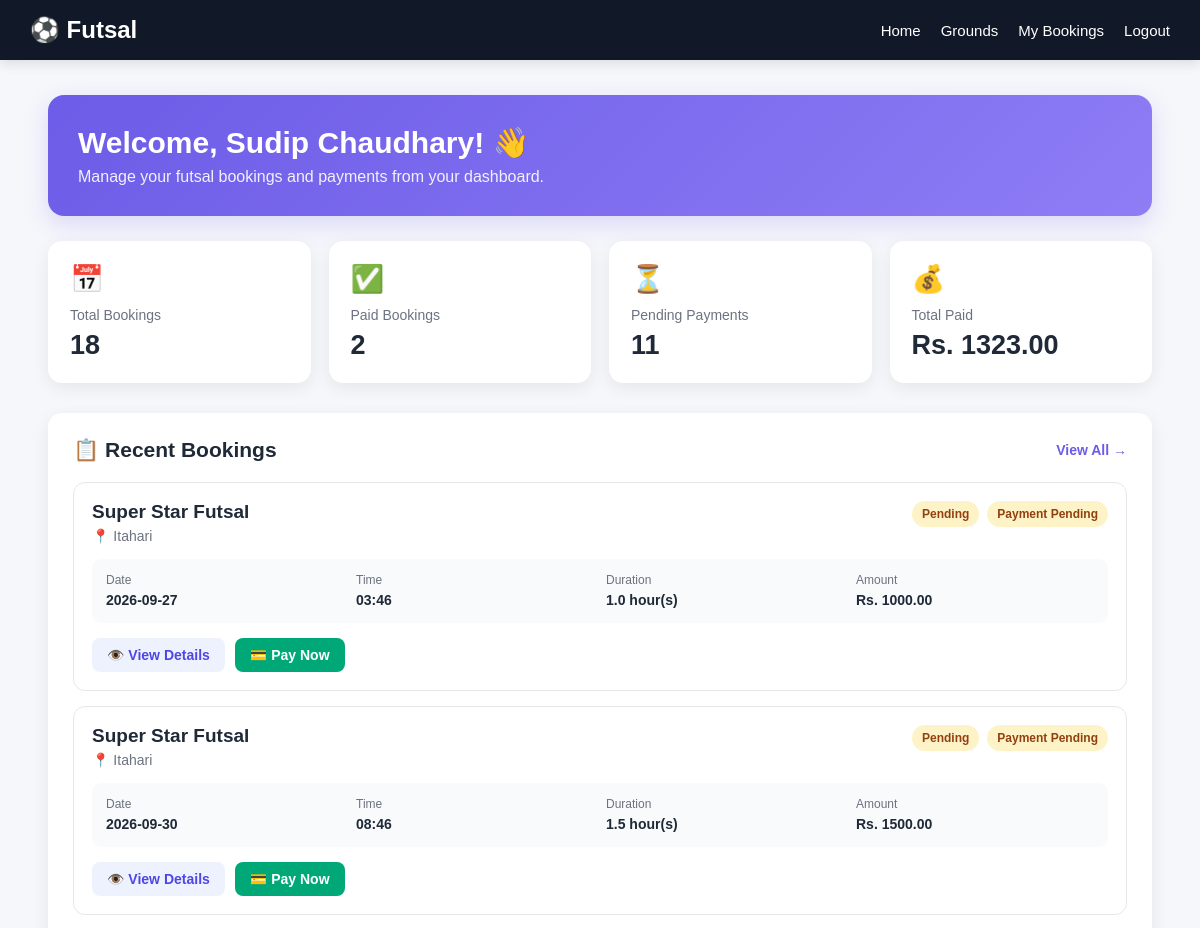
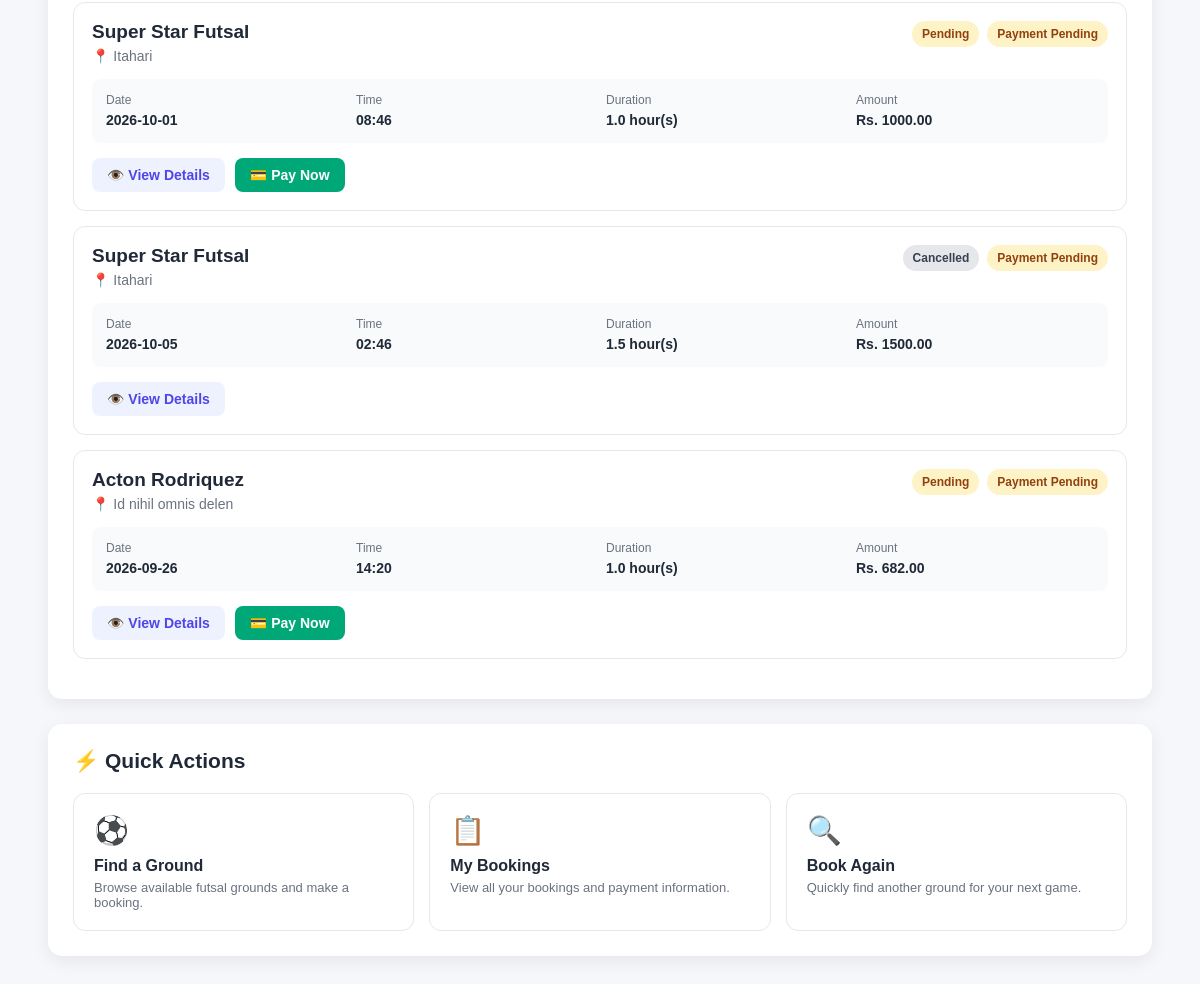
The page /dashboard (signed in) on the database as committed earlier (2 pictures, top to bottom).
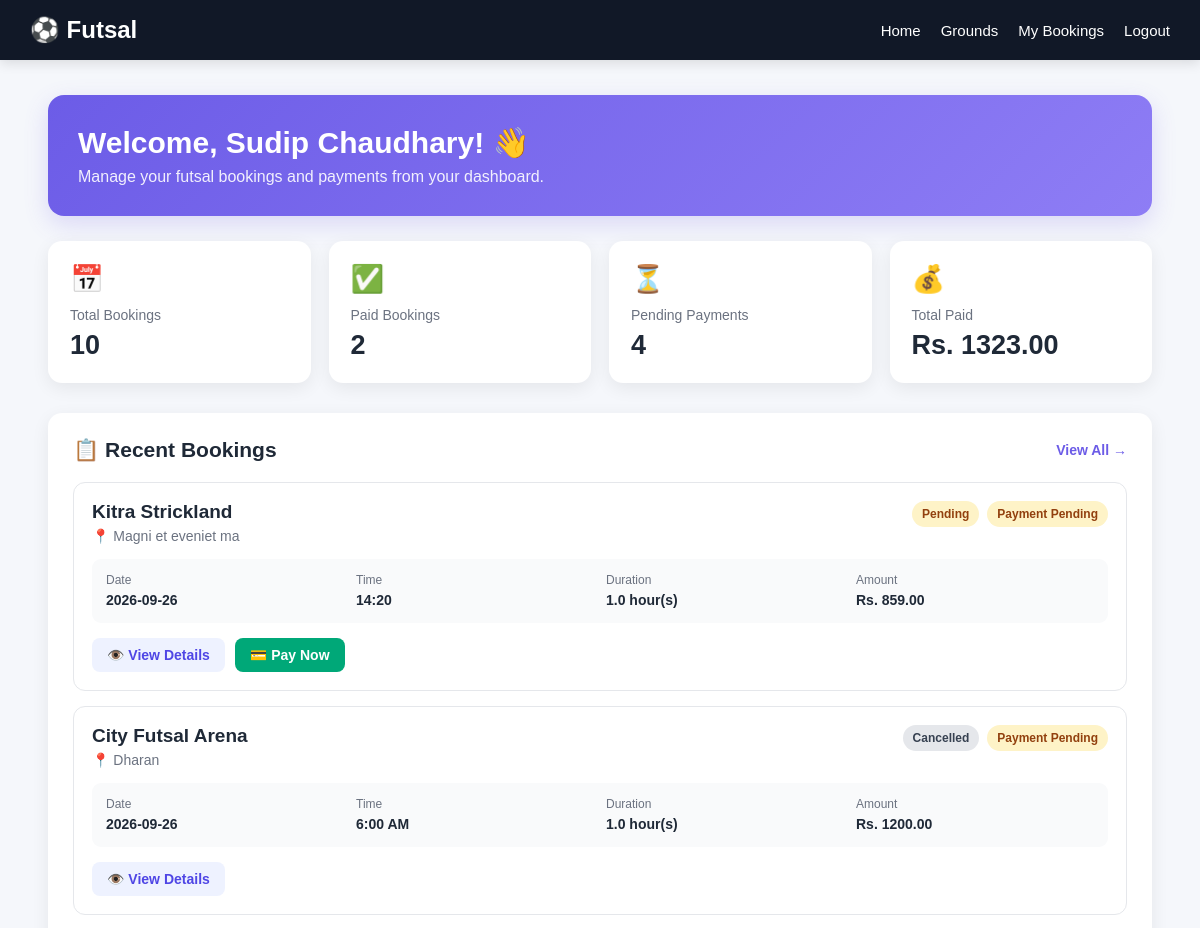
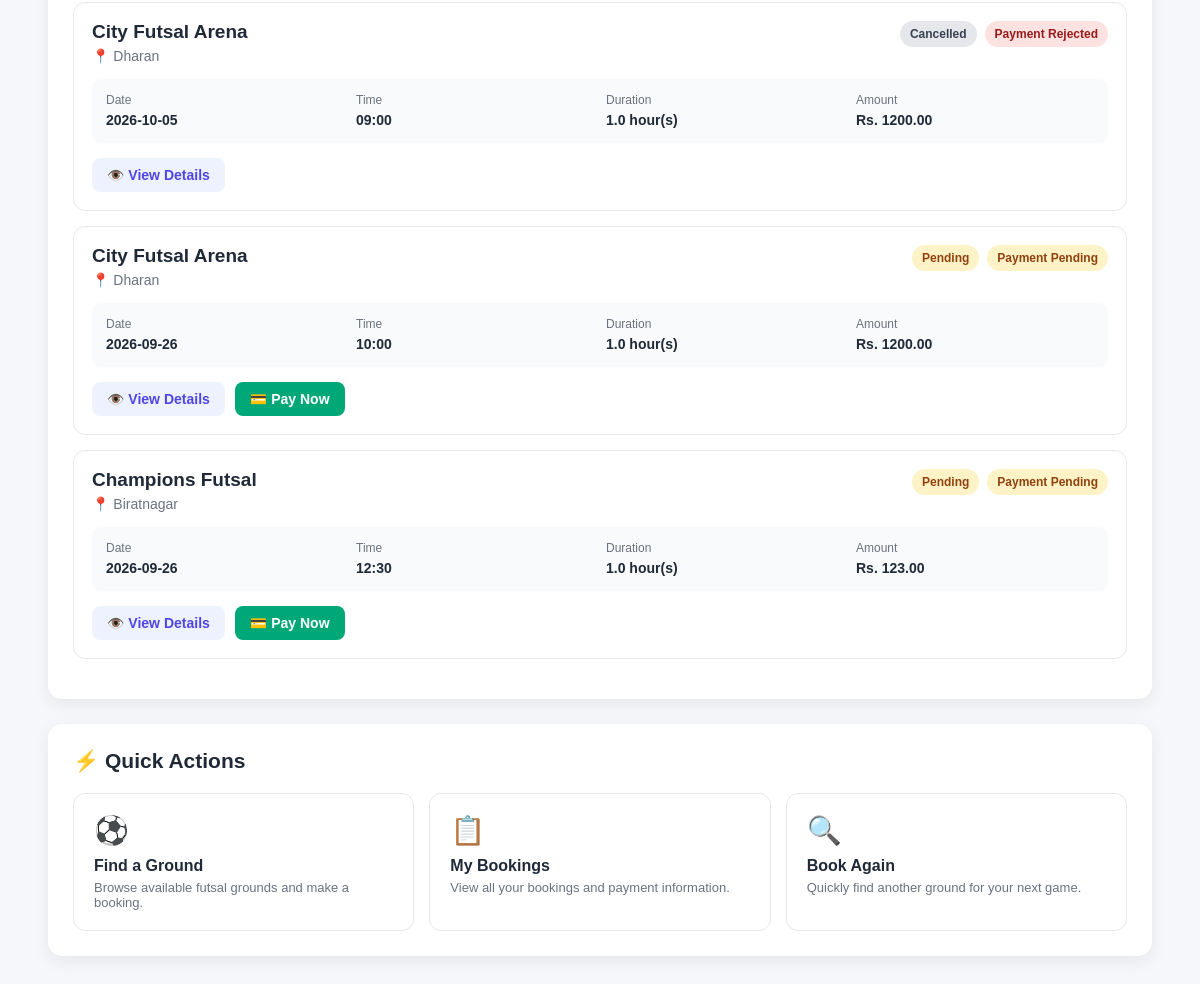
The same page on the database as committed later (2 pictures, top to bottom).
### tables this page shows
CREATE TABLE bookings (
            id INTEGER PRIMARY KEY AUTOINCREMENT,
            user_id INTEGER NOT NULL,
            ground_id INTEGER NOT NULL,
            booking_date TEXT NOT NULL,
            booking_time TEXT NOT NULL,
            created_at TIMESTAMP DEFAULT CURRENT_TIMESTAMP, status TEXT
            DEFAULT 'confirmed', duration REAL
            DEFAULT 1, payment_status TEXT

            DEFAULT 'pending', payment_method TEXT

            DEFAULT 'cash', payment_reference TEXT, paid_at TIMESTAMP, transaction_uuid
            TEXT, esewa_transaction_code
            TEXT, esewa_product_code
            TEXT, esewa_amount
            REAL, esewa_verified_at
            TIMESTAMP,

            FOREIGN KEY (user_id) REFERENCES users(id),
            FOREIGN KEY (ground_id) REFERENCES grounds(id),

            UNIQUE(ground_id, booking_date, booking_time)
        );

CREATE TABLE grounds (
            id INTEGER PRIMARY KEY AUTOINCREMENT,
            name TEXT NOT NULL,
            location TEXT NOT NULL,
            price INTEGER NOT NULL,
            contact TEXT,
            opening_time TEXT,
            closing_time TEXT,
            description TEXT,
            image TEXT
        );

### app.py (the view)
@app.route("/dashboard")
@login_required
def dashboard():
    conn = get_db()
    user_id = session["user_id"]
    user = conn.execute(
        """
        SELECT *
        FROM users
        WHERE id = ?
        """,
        (user_id,)
    ).fetchone()
    total_bookings = conn.execute(
        """
        SELECT COUNT(*) AS count
        FROM bookings
        WHERE user_id = ?
        """,
        (user_id,)
    ).fetchone()["count"]
    paid_bookings = conn.execute(
        """
        SELECT COUNT(*) AS count
        FROM bookings
        WHERE user_id = ?
        AND payment_status = 'paid'
        """,
        (user_id,)
    ).fetchone()["count"]
    pending_payments = conn.execute(
        """
        SELECT COUNT(*) AS count
        FROM bookings
        WHERE user_id = ?
        AND payment_status = 'pending'
        AND status != 'cancelled'
        """,
        (user_id,)
    ).fetchone()["count"]
    total_paid_row = conn.execute(
        """
        SELECT COALESCE(
            SUM(grounds.price * bookings.duration),
            0
        ) AS total
        FROM bookings
        JOIN grounds
            ON bookings.ground_id = grounds.id
        WHERE bookings.user_id = ?
        AND bookings.payment_status = 'paid'
        """,
        (user_id,)
    ).fetchone()
    try:
        total_paid = float(total_paid_row["total"] or 0)
    except (TypeError, ValueError):
        total_paid = 0
    bookings = conn.execute(
        """
        SELECT
            bookings.*,
            grounds.name AS ground_name,
            grounds.location AS ground_location,
            grounds.price AS ground_price,
            grounds.price AS price,
            grounds.image AS ground_image
        FROM bookings
        JOIN grounds
            ON bookings.ground_id = grounds.id
        WHERE bookings.user_id = ?
        ORDER BY
            bookings.created_at DESC,
            bookings.booking_date DESC,
            bookings.booking_time DESC
        LIMIT 5
        """,
        (user_id,)
    ).fetchall()
    conn.close()
    return render_template(
        "dashboard.html",
        user=user,
        total_bookings=total_bookings,
        paid_bookings=paid_bookings,
        pending_payments=pending_payments,
        total_paid=total_paid,
        bookings=bookings
    )

### app.py (called while the page is built, shortened)
def get_db():
    conn = sqlite3.connect(
        DATABASE
    )
    conn.row_factory = sqlite3.Row
    conn.execute(
        "PRAGMA foreign_keys = ON"
    )
    return conn

def login_required(view_function):
    @wraps(view_function)
    def wrapper(*args, **kwargs):
        return view_function(
            *args,
            **kwargs
        )
    return wrapper

### templates/dashboard.html (shortened to what the changed rows need)
<!DOCTYPE html>
<html lang="en">
<head>
</head>
<body>
<div class="container">
    <div class="welcome">
        <h1>
            Welcome,
            {{ user['name'] }}! 👋
        </h1>
    </div>
    <div class="stats">
        <div class="stat-card">
            <div class="stat-icon purple">
                📅
            </div>
            <div class="stat-title">
                Total Bookings
            </div>
            <div class="stat-value">
                {{ total_bookings }}
            </div>
        </div>
        <div class="stat-card">
            <div class="stat-icon orange">
                ⏳
            </div>
            <div class="stat-title">
                Pending Payments
            </div>
            <div class="stat-value">
                {{ pending_payments }}
            </div>
        </div>
    </div>
    <div class="section">
        <div class="section-header">
            <h2>
                📋 Recent Bookings
            </h2>
        </div>
        {% if bookings %}
            {% for booking in bookings %}
                <div class="booking-card">
                    <div class="booking-top">
                        <div>
                            <div class="ground-name">
                                {{ booking['ground_name'] }}
                            </div>
                            <div class="location">
                                📍 {{ booking['ground_location'] }}
                            </div>
                        </div>
                        <div class="badges">
                            {% if booking['status'] == 'cancelled' %}
                                <span class="badge status-cancelled">
                                    Cancelled
                                </span>
                            {% elif booking['status'] == 'confirmed' %}
                                <span class="badge status-confirmed">
                                    Confirmed
                                </span>
                            {% else %}
                                <span class="badge status-pending">
                                    Pending
                                </span>
                            {% endif %}
                            {% if booking['payment_status'] == 'paid' %}
                                <span class="badge status-paid">
                                    Paid
                                </span>
                            {% elif booking['payment_status'] == 'rejected' %}
                                <span class="badge status-rejected">
                                    Payment Rejected
                                </span>
                            {% else %}
                                <span class="badge status-pending">
                                    Payment Pending
                                </span>
                            {% endif %}
                        </div>
                    </div>
                    <div class="booking-details">
                        <div class="detail-item">
                            <small>
                                Date
                            </small>
                            <strong>
                                {{ booking['booking_date'] }}
                            </strong>
                        </div>
                        <div class="detail-item">
                            <small>
                                Time
                            </small>
                            <strong>
                                {{ booking['booking_time'] }}
                            </strong>
                        </div>
                        <div class="detail-item">
                            <small>
                                Duration
                            </small>
                            <strong>
                                {{ booking['duration'] }} hour(s)
                            </strong>
                        </div>
                        <div class="detail-item">
                            <small>
                                Amount
                            </small>
                            <strong>
                                Rs.
                                {{
                                    "%.2f"|format(
                                        booking['price'] *
                                        booking['duration']
                                    )
                                }}
                            </strong>
                        </div>
                    </div>
                    <div class="actions">
                        <a
                            href="{{ url_for(
                                'booking_details',
                                booking_id=booking['id']
                            ) }}"
                            class="btn btn-secondary"
                        >
                            👁️ View Details
                        </a>
                        {% if
                            booking['payment_status'] != 'paid'
                            and
                            booking['status'] != 'cancelled'
                        %}
                            <a
                                href="{{ url_for(
                                    'payment',
                                    booking_id=booking['id']
                                ) }}"
                                class="btn btn-success"
                            >
                                💳 Pay Now
                            </a>
                        {% endif %}
                    </div>
                </div>
            {% endfor %}
        {% endif %}
    </div>
    <div class="section">
        <div class="section-header">
            <h2>
                ⚡ Quick Actions
            </h2>
        </div>
    </div>
</div>
</body>
</html>

Rows that differ between the two databases and show on the page:
removed bookings: ground_name "Super Star Futsal", ground_location "Itahari", status "Pending", payment_status "Payment Pending", booking_date "2026-09-27", booking_time "03:46", duration "1.0"
removed grounds: price.duration "1000.00", price.duration "1500.00"
removed bookings: ground_name "Super Star Futsal", ground_location "Itahari", status "Pending", payment_status "Payment Pending", booking_date "2026-09-30", booking_time "08:46", duration "1.5"
removed bookings: ground_name "Super Star Futsal", ground_location "Itahari", status "Pending", payment_status "Payment Pending", booking_date "2026-10-01", booking_time "08:46", duration "1.0"
removed bookings: ground_name "Super Star Futsal", ground_location "Itahari", status "Cancelled", payment_status "Payment Pending", booking_date "2026-10-05", booking_time "02:46", duration "1.5"
changed through a linked row, bookings: ground_name "Acton Rodriquez" → "Kitra Strickland"; ground_location "Id nihil omnis delen" → "Magni et eveniet ma"
changed grounds (number 1 of 3 on the later page): price.duration "682.00" → "859.00"
now on this page (row unchanged): bookings: ground_name "City Futsal Arena", ground_location "Dharan", status "Cancelled", payment_status "Payment Pending", booking_date "2026-09-26", booking_time "6:00 AM", duration "1.0"
now on this page (row unchanged): grounds: price.duration "1200.00"
now on this page (row unchanged): bookings: ground_name "City Futsal Arena", ground_location "Dharan", status "Cancelled", payment_status "Payment Rejected", booking_date "2026-10-05", booking_time "09:00", duration "1.0"
now on this page (row unchanged): bookings: ground_name "City Futsal Arena", ground_location "Dharan", status "Pending", payment_status "Payment Pending", booking_date "2026-09-26", booking_time "10:00", duration "1.0"
now on this page (row unchanged): bookings: ground_name "Champions Futsal", ground_location "Biratnagar", status "Pending", payment_status "Payment Pending", booking_date "2026-09-26", booking_time "12:30", duration "1.0"
now on this page (row unchanged): grounds: price.duration "123.00"
Other text that changed with them:
{{ total_bookings }}: "18" → "10"
{{ pending_payments }}: "11" → "4"
